Frame 1 (no input): blank canvas, image omitted
Frame 60 (the mouse pressed at the canvas centre just before this capture): blank canvas, image omitted
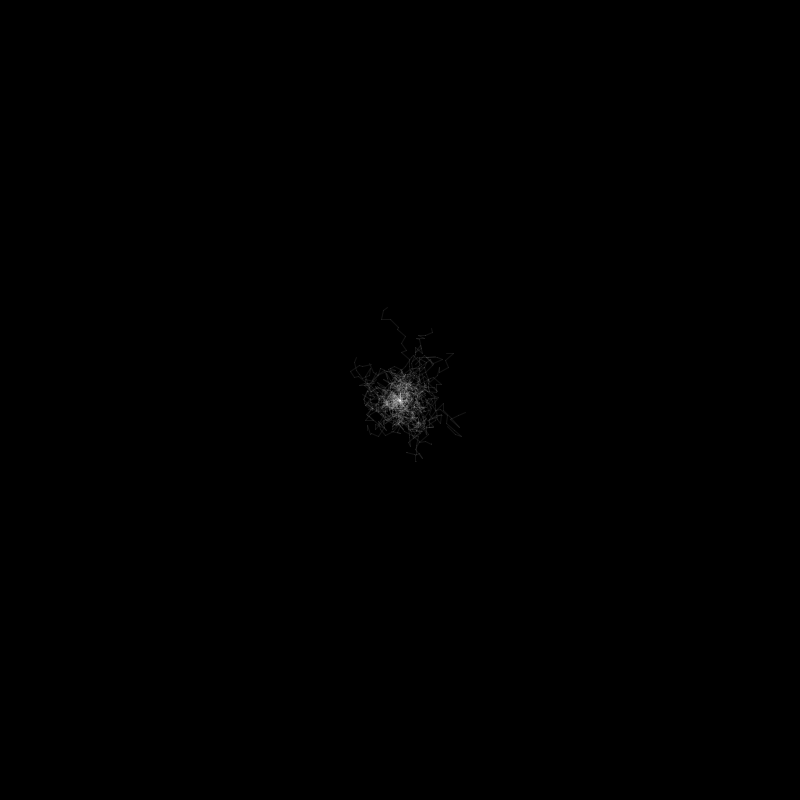
Frame 120 (the mouse held since frame 60 and released just before this capture)

The Processing sketch whose frames 1 and 60 were blank and that drew this single picture after the mouse press (run headless with seeded random() and noise(); from frame 60 on, the mouse is pressed at the canvas centre):

// Processing sketch: spawning
// ── spawning.pde
void setup()
{
  
  size(800,800);
  background(0);
}

int incrementoPulse = 10;
int size = 20;

void draw()
{
  if(!mousePressed)
  {
    return;
  }
  spawn(mouseX,mouseY,size);
  stroke(255,20);
  
}



void spawn(int prevx,int prevy,int dist)
{
   if(dist==0)
     return;
  int x = (int)(-incrementoPulse+Math.random()*2*incrementoPulse);
  int y = (int)(-incrementoPulse+Math.random()*2*incrementoPulse);
  line(prevx,prevy,prevx+x,prevy+y);
  spawn(prevx+x,prevy+y,dist-1);
  
}
